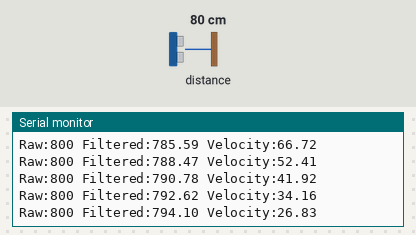
Bench run of a sketch on a simulated Arduino Uno, built with avr-gcc and run on an emulated ATmega328P. Shown: the last lines printed to the serial monitor. Inputs (shaded band) come from the test bench; at power-on: distance to the obstacle 80 cm.

Above: at 1.3 s.
1.4 s: distance to the obstacle set to 120 cm
At 1.4 s:
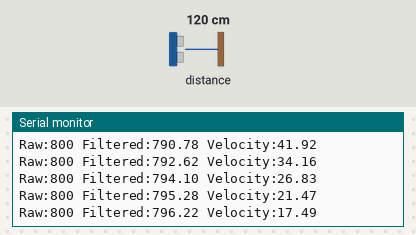
4.4 s: distance to the obstacle set to 2 cm
At 4.41 s:
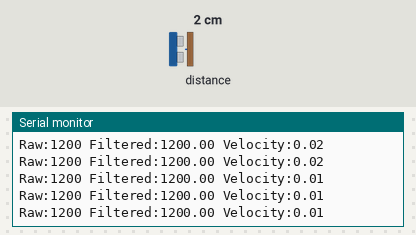
Timing chart, 0 to 7.4 s (numbered marks = the images above; inputs shaded):
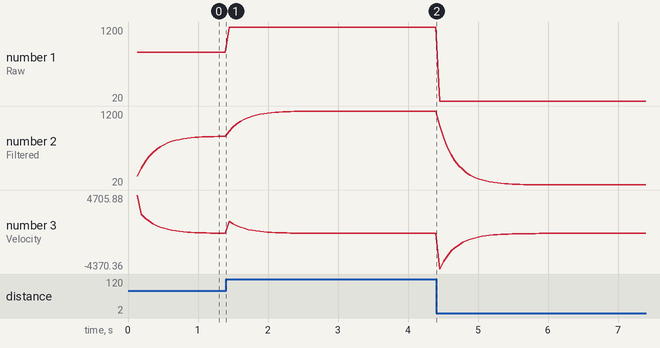

Measured:
- plotted number 1: 800 → 1200 after the input at 1.4 s, 1200 → 20 after the input at 4.4 s
- plotted number 2: 796.22 → 1200 after the input at 1.4 s, 1200 → 20 after the input at 4.4 s

The sketch:

1TOFTeensyTestCodeRylandL2-12-2026.ino
```cpp
#include <Wire.h>
#include <VL53L0X.h>

VL53L0X sensor;

float filtered = 0;
float alpha = 0.2;
float lastFiltered = 0;

unsigned long lastTime = 0;

void setup() {
  Serial.begin(115200);
  Wire.begin();

  if (!sensor.init()) {
    while(1) {
      Serial.println("0 0 0");
      delay(100);
    }
  }

  sensor.setTimeout(100);
  sensor.startContinuous();

  delay(100);
  lastTime = millis();
}

void loop() {
  uint16_t distance = sensor.readRangeContinuousMillimeters();

  if (sensor.timeoutOccurred()) {
    Serial.println("0 0 0");
    return;
  }

  filtered = (1 - alpha) * filtered + alpha * distance;

  unsigned long currentTime = millis();
  float dt = (currentTime - lastTime) / 1000.0;
  float velocity = 0;

  if (dt > 0) {
    velocity = (filtered - lastFiltered) / dt;
  }

  lastFiltered = filtered;
  lastTime = currentTime;

  Serial.print("Raw:");
  Serial.print(distance);
  Serial.print(" ");
  Serial.print("Filtered:");
  Serial.print(filtered);
  Serial.print(" ");
  Serial.print("Velocity:");
  Serial.println(velocity);

  delay(20);
}
```
